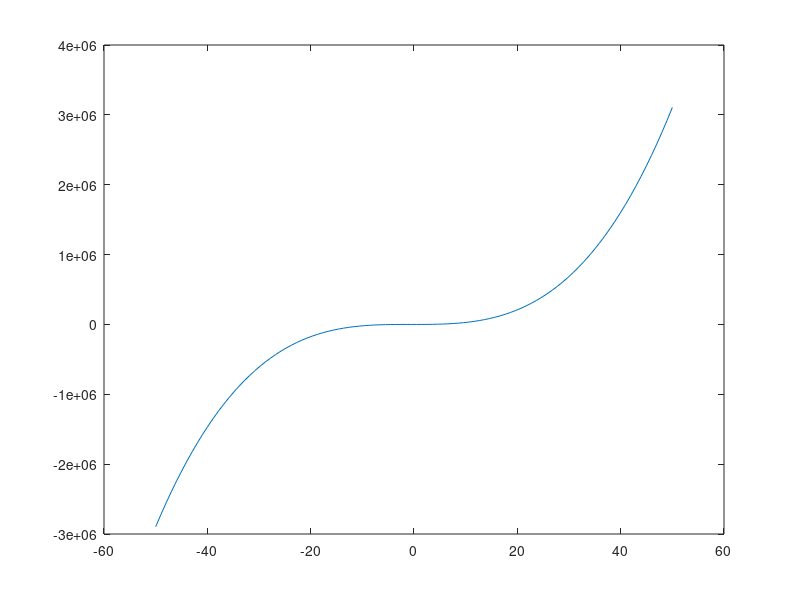

This chart was generated by the following MATLAB code: (Note: this script raises an error after producing the figure.)
%% Newton's method
clear
clc
%-------------------------------Task1--------------------------------------
% f = @(x) -1.65+(0.3*x)-(x.*exp(-x))
% fdx = @(x) x*exp(-x) - exp(-x) + 3/10
%--------------------------------------------------------------------------
%-------------------------------Task2--------------------------------------
f = @(x) 1*x^4 + 0.9*x^3 - 6*x^2 + 3*x - 1;
fdx = @(x) 4*x^3 + (27*x^2)/10 - 12*x + 3;
fddx = @ (x) 12*x^2 + ((27/5)*x) - 12;
%--------------------------------------------------------------------------
%setting maximum iteration
max_iter = 10;
%setting initial point
x0 = 3;
i = 1;
while i <= max_iter
    %newton method algorithm
    x1 = x0-(fdx(x0)/fddx(x0))
    x0 = x1;
    i = i+1
end
%% plot func for Task2
clear
clc
%x = linspace(-3.5,2.5);
%y = linspace(-3.5,2.5);
%x = linspace(-1.5,0.3);
%y = linspace(-1.5,0.3);
x = linspace(-50,50);
y = linspace(-50,50);
%y = x.^4 + 0.9*x.^3 - 6*x.^2 + 3*x - 1;
y =  24*x.^3 + 42*x.^2 + 15*x + 6;
plot(x,y);
ax = gca;
ax.XAxisLocation = 'origin';
ax.YAxisLocation = 'origin';
grid on;